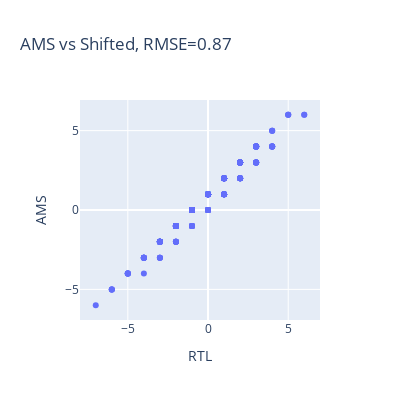

Source (notebook cell):
### Markdown cell above
### Comparing AMS vs RTL simulations of QRAcc

### Code cell
ams = np.loadtxt('../tb/qracc/inputs/adc_out.txt')
rtl = np.loadtxt('../tb/qracc/inputs/adc_out_rtlsims.txt')

ams_df = df(ams)
rtl_df = df(rtl)

# ams_df['Row'] = ams_df.index
# rtl_df['Row'] = rtl_df.index

ams_df = ams_df.melt(
    ignore_index=False,
    var_name='Column',
    value_name='ADC_OUT_AMS',
)
rtl_df = rtl_df.melt(
    ignore_index=False,
    var_name='Column',
    value_name='ADC_OUT_RTL',
)
ams_df['Row'] = ams_df.index
rtl_df['Row'] = rtl_df.index
# Join the two dataframes
adc_df = pd.merge(ams_df, rtl_df)

rmse = np.sqrt(np.mean((rtl.flatten() - ams.flatten())**2))
fig = px.scatter(adc_df, y='ADC_OUT_AMS', x='ADC_OUT_RTL', width=400, height=400, title=f'AMS vs Shifted, RMSE={rmse:.2f}', labels={'ADC_OUT_AMS':'AMS','ADC_OUT_RTL':'RTL'})
fig.show()
fig.write_image('../images/rtl_vs_ams.svg')

### Figure 1 — Plotly figure (JSON) as saved in the notebook; plotly's stock layout.template omitted (floating-point values rounded to 4 significant figures; data arrays with more than 128 entries replaced by an {"elided": "..."} marker saying what was removed)
{"data": [{"hovertemplate": "RTL=%{x}<br>AMS=%{y}<extra></extra>", "legendgroup": "", "marker": {"color": "#636efa", "symbol": "circle"}, "mode": "markers", "name": "", "orientation": "v", "showlegend": false, "type": "scatter", "x": {"elided": "320 int values"}, "xaxis": "x", "y": {"elided": "320 int values"}, "yaxis": "y"}], "layout": {"height": 400, "legend": {"tracegroupgap": 0}, "title": {"text": "AMS vs Shifted, RMSE=0.87"}, "width": 400, "xaxis": {"anchor": "y", "domain": [0, 1], "title": {"text": "RTL"}}, "yaxis": {"anchor": "x", "domain": [0, 1], "title": {"text": "AMS"}}}}
